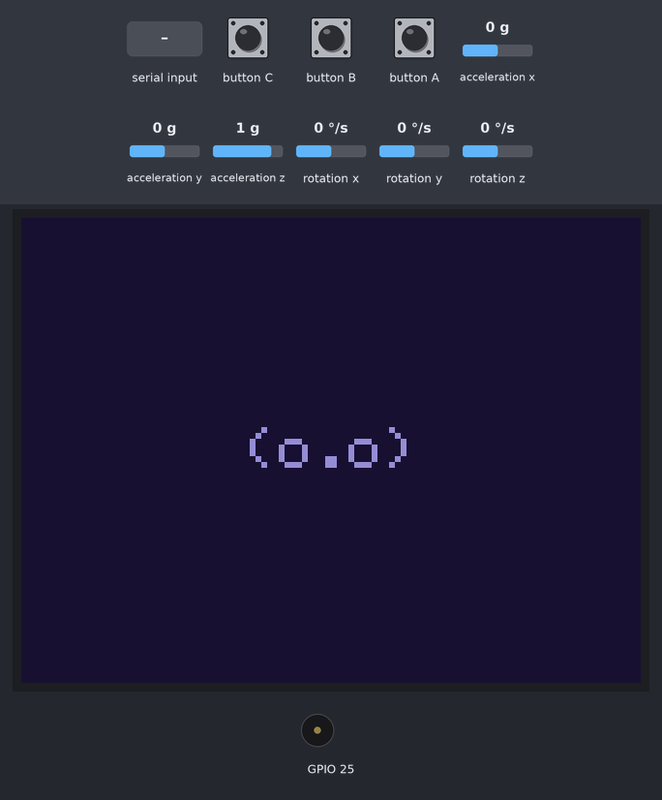
The sketch below on a simulated ESP32. On the bench: 320×240 colour display, buzzer (waves = sounding). The test bench sets the inputs (shaded band); at power-on: acceleration x 0 g, acceleration y 0 g, acceleration z 1 g, rotation x 0 °/s, rotation y 0 °/s, rotation z 0 °/s. What the sketch prints to the serial monitor is not drawn. At 9.0 s the program puts the board to deep sleep or switches it off; the recording ends there.

Above: at 1.4 s.
1.5 s: "G,1\n" received over Serial
At 2.6 s:
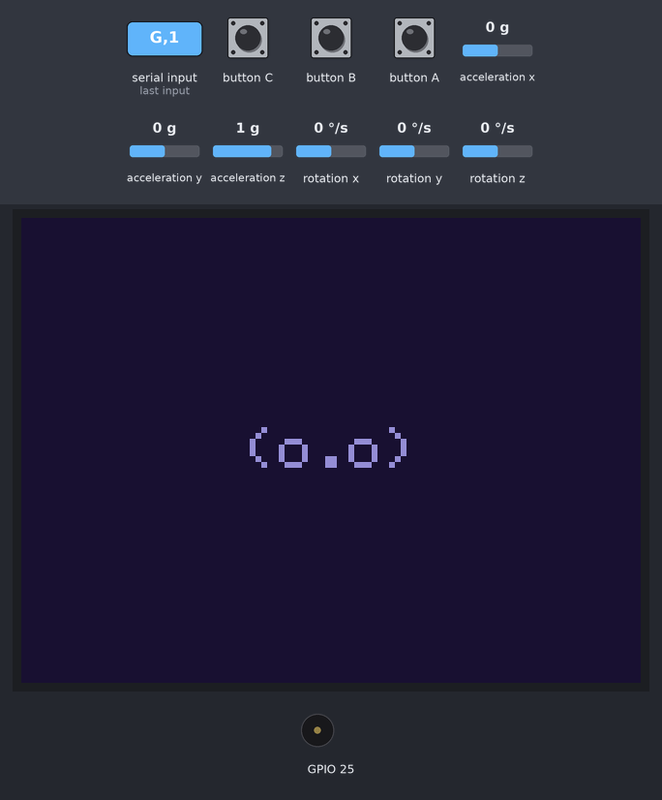
3.2 s: button A pressed for 0.15 s
At 4.2 s:
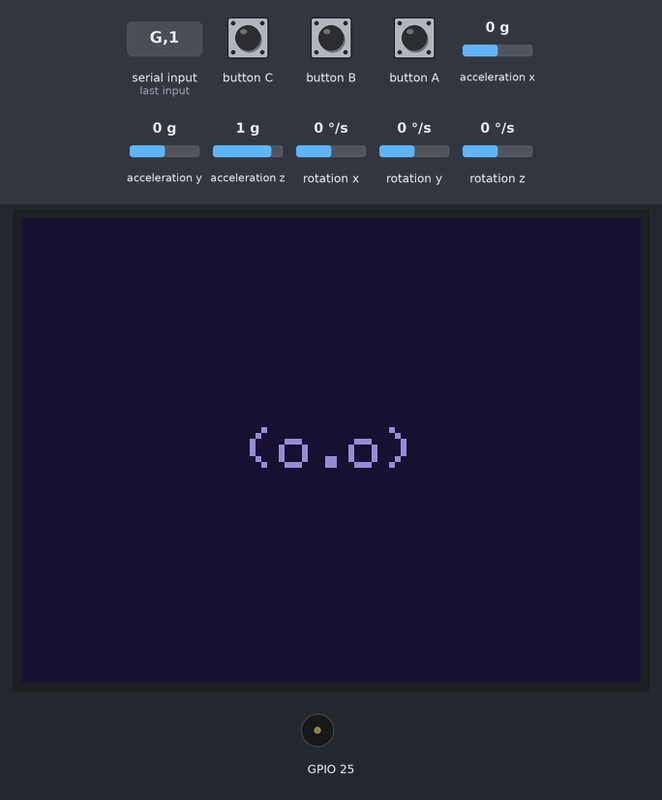
4.9 s: button B pressed for 3.2 s
At 8.6 s:
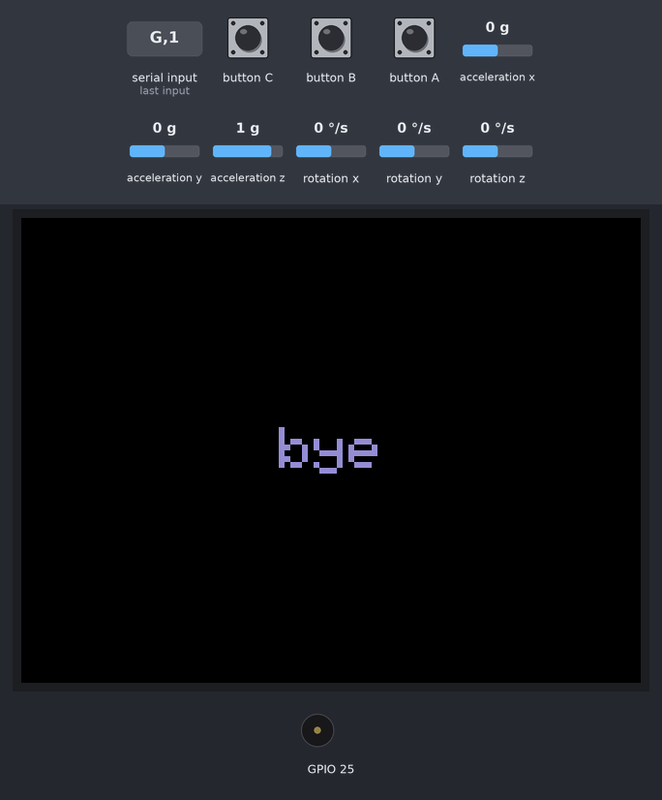
Timing chart, 0 to 9.0 s (numbered marks = the images above; inputs shaded):
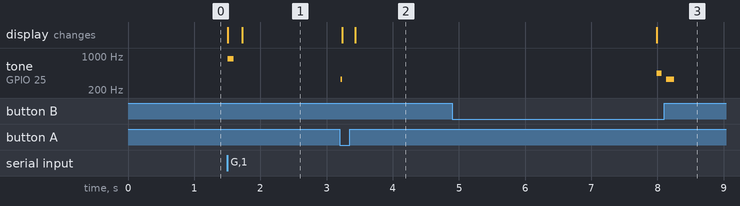

Measured:
- after the input at 1.5 s, tone on GPIO 25: silent → 880 Hz at once, → silent 0.09 s later; the display: first changes at once (image 1 shows a later state)
- after the input at 3.2 s, tone on GPIO 25: silent → 330 Hz at once, → silent 0.03 s later; the display: first changes at once (image 2 shows a later state)
- after the input at 4.9 s, tone on GPIO 25: silent → 440 Hz after 3.1 s, → silent 0.08 s later, → 330 Hz 0.07 s later, → silent 0.12 s later; the display: changes after 3.1 s (image 3)

The sketch:

ufo_controller.ino
```cpp
// StickS3 UFO controller: streams IMU + buttons over USB serial.
// Screen: dim face when idle, full-brightness mint glow while beaming, amber when the beam tank is empty.
// Hold the side button for 3 s to power off.
// PC -> stick: "B0|B1|B2" beam state, "G<value>,<combo>" grab event (beep + white flash).
#include <M5Unified.h>

enum Look { IDLE, BEAM, EMPTY, FLASH };
Look shown = FLASH;
bool pressed = false, pcEmpty = false;
uint32_t flashUntil = 0, noteEnd = 0;

// queued notes so rapid grabs never cut each other off: every grab gets its own jingle
struct Note { uint16_t f, ms; };
Note q[24];
int qHead = 0, qLen = 0;
void push(uint16_t f, uint16_t ms) {
  if (qLen < 24) { q[(qHead + qLen) % 24] = {f, ms}; qLen++; }
}
String rx;

void draw(Look l) {
  if (l == shown) return;
  shown = l;
  auto &d = M5.Display;
  switch (l) {
    case BEAM:  d.setBrightness(255); d.fillScreen(d.color565(150, 255, 225)); break;
    case EMPTY: d.setBrightness(160); d.fillScreen(d.color565(255, 150, 40)); break;
    case FLASH: d.setBrightness(255); d.fillScreen(TFT_WHITE); break;
    default:
      d.setBrightness(50);
      d.fillScreen(d.color565(28, 18, 52));
      d.setTextColor(d.color565(150, 140, 210));
      d.setTextDatum(middle_center);
      d.setTextSize(3);
      d.drawString("(o.o)", d.width() / 2, d.height() / 2);
  }
}

// jingle per score tier: tiny loot = one blip ... houses and barns = a fanfare
void onGrab(int value, int combo) {
  if (value <= 10) {                       // rocks, fences, cows, pumpkins
    push(880, 90);
  } else if (value <= 20) {                // sheep, pigs, crows, hay, trees
    push(784, 80); push(1047, 110);
  } else if (value <= 40) {                // ghosts, lamps, poles, cars
    push(659, 80); push(880, 80); push(1319, 130);
  } else if (value <= 80) {                // tractors, wagons, silos
    push(523, 90); push(659, 90); push(784, 90); push(1047, 170);
  } else {                                 // houses, barns
    push(523, 100); push(659, 100); push(784, 100); push(1047, 120); push(1568, 260);
  }
  if (combo > 1) push(1400 + min(combo, 5) * 120, 120);  // higher sparkle the longer the combo
  flashUntil = millis() + 120;
}

void handle(const String &m) {
  if (m.startsWith("B")) {
    pcEmpty = m.charAt(1) == '2';
  } else if (m.startsWith("G")) {
    int c = m.indexOf(',');
    onGrab(m.substring(1, c).toInt(), c > 0 ? m.substring(c + 1).toInt() : 1);
  }
}

void setup() {
  auto cfg = M5.config();
  M5.begin(cfg);
  M5.Speaker.setVolume(255);
  Serial.begin(115200);
  draw(IDLE);
}

void loop() {
  M5.update();
  float ax, ay, az, gx, gy, gz;
  M5.Imu.getAccel(&ax, &ay, &az);
  M5.Imu.getGyro(&gx, &gy, &gz);
  bool now = M5.BtnA.isPressed();
  if (now && !pressed) M5.Speaker.tone(330, 25);   // tiny click when the beam engages
  pressed = now;
  int b = M5.BtnB.wasPressed() ? 1 : 0;
  if (M5.BtnB.pressedFor(3000)) {  // hold the side button 3 s to power off
    auto &d = M5.Display;
    d.setBrightness(80); d.fillScreen(TFT_BLACK); d.setTextColor(d.color565(150, 140, 210));
    d.setTextDatum(middle_center); d.setTextSize(3); d.drawString("bye", d.width() / 2, d.height() / 2);
    M5.Speaker.tone(440, 80); delay(150); M5.Speaker.tone(330, 120); delay(900);
    M5.Power.powerOff();
  }
  Serial.printf("%.3f,%.3f,%.3f,%.1f,%.1f,%.1f,%d,%d\n", ax, ay, az, gx, gy, gz, pressed ? 1 : 0, b);

  while (Serial.available()) {
    char c = Serial.read();
    if (c == '\n') { handle(rx); rx = ""; }
    else if (rx.length() < 32) rx += c;
  }
  if (qLen && millis() >= noteEnd) {
    Note n = q[qHead]; qHead = (qHead + 1) % 24; qLen--;
    M5.Speaker.tone(n.f, n.ms);
    noteEnd = millis() + n.ms + 25;
  }

  if (millis() < flashUntil) draw(FLASH);
  else if (pressed) draw(pcEmpty ? EMPTY : BEAM);
  else draw(IDLE);
  delay(20);
}
```
